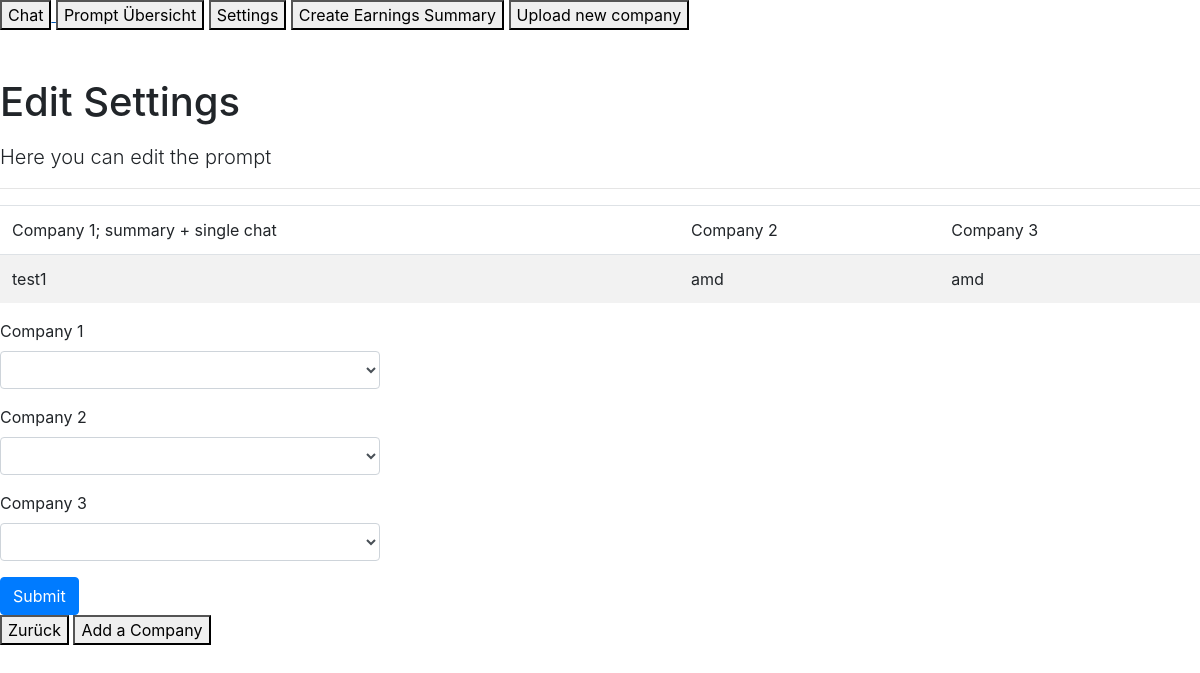
Before: /updatecompanies with the older database file.
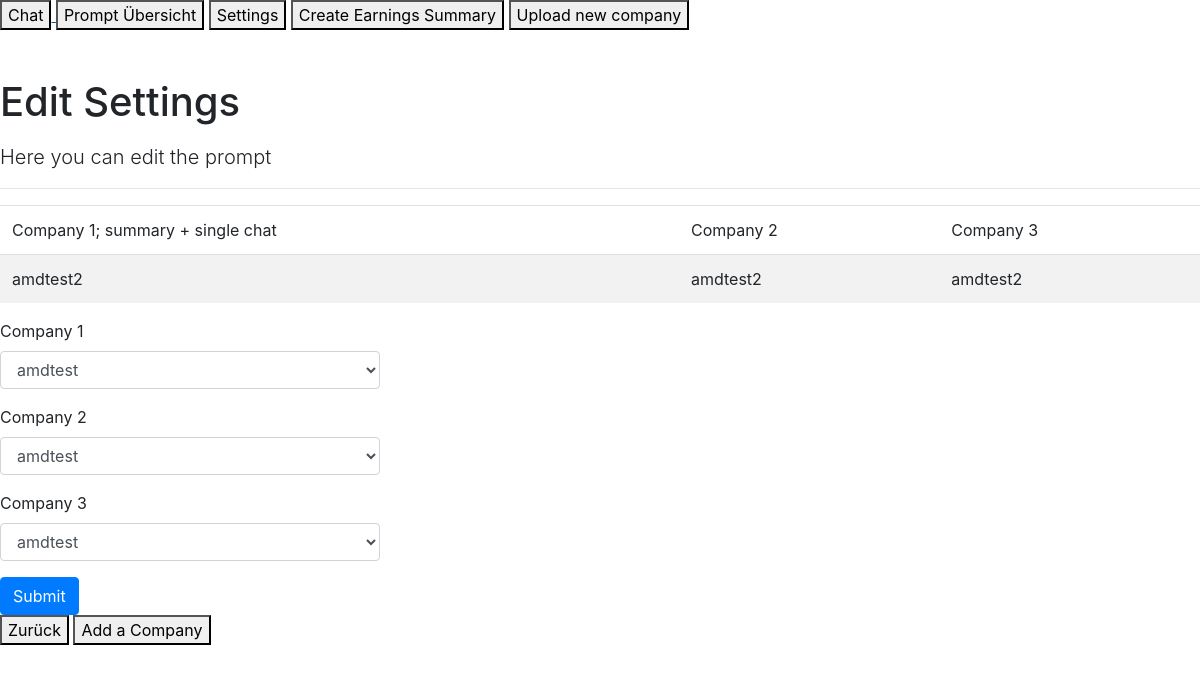
After: the same page with the newer database file.
### app/models.py (models this page shows)
class SummarySettings(db.Model):
    id = db.Column(db.Integer, primary_key=True)
    companyname = db.Column(db.String(80), nullable=False)
    companyname2 = db.Column(db.String(80), nullable=False)
    companyname3 = db.Column(db.String(80), nullable=False)
    gsheetname = db.Column(db.String(400), nullable=False)
    gsheetno = db.Column(db.String(400), nullable=False)
    indexname = db.Column(db.String(400), nullable=False)
    llm = db.Column(db.String(400), nullable=False)
    embedding = db.Column(db.String(400), nullable=False)
    rag_prompt = db.Column(db.String(400), nullable=False)

### app/routes.py (the view)
@app.route('/updatecompanies', methods=['GET', 'POST'])
def updatecompanyname():
    company_names= CompanyNames.query.all()
    cn=[]
    for x in company_names:
        cn.append(x.namespace_name)
    form = EditCompanynameForm()
    form.companyname.choices = cn
    form.companyname2.choices = cn
    form.companyname3.choices = cn
    settings= SummarySettings.query.filter_by(id=1).first_or_404()
    if form.validate_on_submit():
        settings.companyname = form.companyname.data
        settings.companyname2 = form.companyname2.data
        settings.companyname3 = form.companyname3.data
        db.session.commit()
    return render_template('updatecompany.html', settings=settings, form =form)

### app/forms.py
class EditCompanynameForm(FlaskForm):
    companyname = SelectField(u'Company 1', validate_choice=False)
    companyname2 = SelectField(u'Company 2', validate_choice=False)
    companyname3 = SelectField(u'Company 3', validate_choice=False)
    submit = SubmitField('Submit')

### templates/updatecompany.html
{% extends "base.html" %}
{% from 'bootstrap/form.html' import render_form, render_field %}
{% block content %}
      <h1 class="pt-5 pb-2">Edit Settings</h1>
      <p class="lead">Here you can edit the prompt </p>
      <hr>
          <div>
            <table id="data" class="table table-striped">
                <thead>
                    <tr>
                        <td>Company 1; summary + single chat </td>
                        <td>Company 2</td>
                        <td>Company 3 </td>
                    </tr>
                </thead>
            <tbody>
                <tr>
                    <td>{{settings.companyname}}</td>
                    <td>{{settings.companyname2}}</td>
                    <td>{{settings.companyname3}}</td>
                </tr>
            </tbody>
        </table>
        <div class="row">
            <div class="col-md-4">
                {{ render_form(form)}}
            </div>
        </div>
        <a href= "/editsettings" >
            <button class="GFG">
             Zurück
            </button>
        </a>
        <a href= "/addcompany" >
            <button class="GFG">
             Add a Company
            </button>
        </a>
          </div>
      {% endblock %}

Changed rows visible on the page:
changed SummarySettings: companyname "test1" → "amdtest2"; companyname2 "amd" → "amdtest2"; companyname3 "amd" → "amdtest2"
Other visible differences:
form field companyname: (not shown) → "amdtest"
form field companyname2: (not shown) → "amdtest"
form field companyname3: (not shown) → "amdtest"
